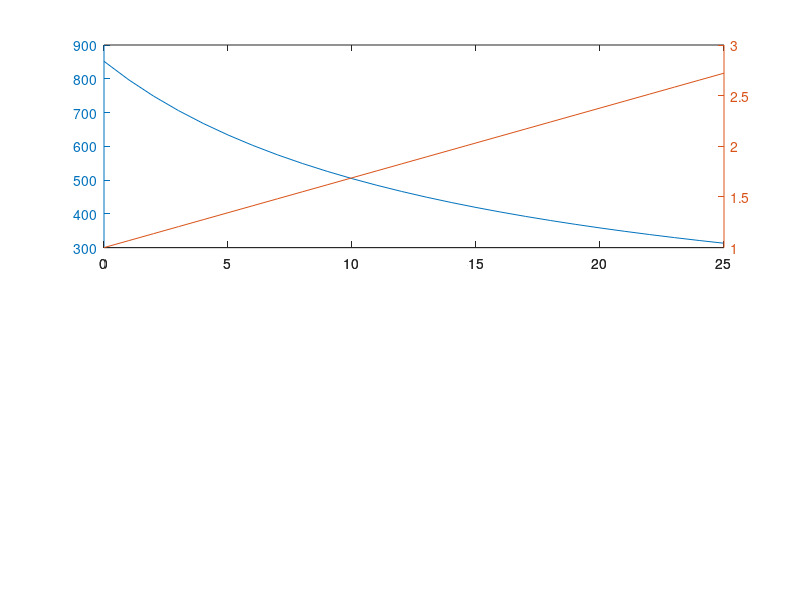

The MATLAB source for this figure: (Note: this script raises an error after producing the figure.)
clear
load timecourse_intensities.csv 
load calibration_intensities.csv
calibration_tanks = [0, 1, 7.5, 15, 21];

%%%%% Calculation for ksv
I0 = calibration_intensities(1); % intensity in absence of quencher
Ic = calibration_intensities(5);
Q0 = calibration_tanks(1);
Qc = calibration_tanks(5);
ksv = (Ic-I0)/((Q0*I0)-(Qc*Ic));

x1 = 0:1:25; % makes x values for plot of stern-volmer
stern_volmer_plot = x1*ksv+1; % values for I0/I Vs oxygen
intensity_plot = I0./(1+ksv*x1); % plots intensity(I) Vs oxygen

oxygen_percent_standard = ((I0./timecourse_intensities)-1)/ksv;

% plotting for standard S-V
subplot (2, 1, 1)
[hAx,hline1,hline2] = plotyy(x1,intensity_plot,x1,stern_volmer_plot);
hline1.Color = 'r';
hline2.Color = 'b';
title('Standard Stern-Volmer and Intensity Plot')
xlabel('% O2')
ylabel(hAx(1),'intensity') % left axis
ylabel(hAx(2),'kt*X+1') % right axis

% plotting oxygen percent
subplot(2, 1, 2)
plot(oxygen_percent_standard)
title('Oxygen for Standard Stern-Volmer')
xlabel('time')
ylabel('% O2')

%%% Two-Site Stern-Volmer fitting
Q = calibration_tanks';
I = calibration_intensities(1);
